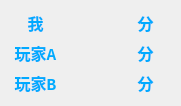
<?xml version="1.0" encoding="UTF-8"?>
<ui version="4.0">
 <class>ScorePanel</class>
 <widget class="QWidget" name="ScorePanel">
  <property name="geometry">
   <rect>
    <x>0</x>
    <y>0</y>
    <width>181</width>
    <height>90</height>
   </rect>
  </property>
  <property name="windowTitle">
   <string>Form</string>
  </property>
  <property name="styleSheet">
   <string notr="true">
color: rgb(0, 170, 255);</string>
  </property>
  <layout class="QGridLayout" name="gridLayout">
   <property name="sizeConstraint">
    <enum>QLayout::SetDefaultConstraint</enum>
   </property>
   <item row="0" column="0">
    <widget class="QLabel" name="label">
     <property name="font">
      <font>
       <family>Consolas</family>
       <pointsize>12</pointsize>
       <bold>true</bold>
      </font>
     </property>
     <property name="text">
      <string>我</string>
     </property>
     <property name="alignment">
      <set>Qt::AlignCenter</set>
     </property>
    </widget>
   </item>
   <item row="0" column="1">
    <widget class="QLabel" name="myscore">
     <property name="font">
      <font>
       <family>Consolas</family>
       <pointsize>12</pointsize>
       <bold>true</bold>
      </font>
     </property>
     <property name="text">
      <string/>
     </property>
     <property name="alignment">
      <set>Qt::AlignCenter</set>
     </property>
    </widget>
   </item>
   <item row="0" column="2">
    <widget class="QLabel" name="label_3">
     <property name="font">
      <font>
       <family>Consolas</family>
       <pointsize>12</pointsize>
       <bold>true</bold>
      </font>
     </property>
     <property name="text">
      <string>分</string>
     </property>
     <property name="alignment">
      <set>Qt::AlignCenter</set>
     </property>
    </widget>
   </item>
   <item row="1" column="0">
    <widget class="QLabel" name="label_6">
     <property name="font">
      <font>
       <family>Consolas</family>
       <pointsize>12</pointsize>
       <bold>true</bold>
      </font>
     </property>
     <property name="text">
      <string>玩家A</string>
     </property>
     <property name="alignment">
      <set>Qt::AlignCenter</set>
     </property>
    </widget>
   </item>
   <item row="1" column="1">
    <widget class="QLabel" name="leftScore">
     <property name="font">
      <font>
       <family>Consolas</family>
       <pointsize>12</pointsize>
       <bold>true</bold>
      </font>
     </property>
     <property name="text">
      <string/>
     </property>
     <property name="alignment">
      <set>Qt::AlignCenter</set>
     </property>
    </widget>
   </item>
   <item row="1" column="2">
    <widget class="QLabel" name="label_4">
     <property name="font">
      <font>
       <family>Consolas</family>
       <pointsize>12</pointsize>
       <bold>true</bold>
      </font>
     </property>
     <property name="text">
      <string>分</string>
     </property>
     <property name="alignment">
      <set>Qt::AlignCenter</set>
     </property>
    </widget>
   </item>
   <item row="2" column="0">
    <widget class="QLabel" name="label_7">
     <property name="font">
      <font>
       <family>Consolas</family>
       <pointsize>12</pointsize>
       <bold>true</bold>
      </font>
     </property>
     <property name="text">
      <string>玩家B</string>
     </property>
     <property name="alignment">
      <set>Qt::AlignCenter</set>
     </property>
    </widget>
   </item>
   <item row="2" column="1">
    <widget class="QLabel" name="rightScore">
     <property name="font">
      <font>
       <family>Consolas</family>
       <pointsize>12</pointsize>
       <bold>true</bold>
      </font>
     </property>
     <property name="text">
      <string/>
     </property>
     <property name="alignment">
      <set>Qt::AlignCenter</set>
     </property>
    </widget>
   </item>
   <item row="2" column="2">
    <widget class="QLabel" name="label_9">
     <property name="font">
      <font>
       <family>Consolas</family>
       <pointsize>12</pointsize>
       <bold>true</bold>
      </font>
     </property>
     <property name="text">
      <string>分</string>
     </property>
     <property name="alignment">
      <set>Qt::AlignCenter</set>
     </property>
    </widget>
   </item>
  </layout>
 </widget>
 <resources/>
 <connections/>
</ui>
